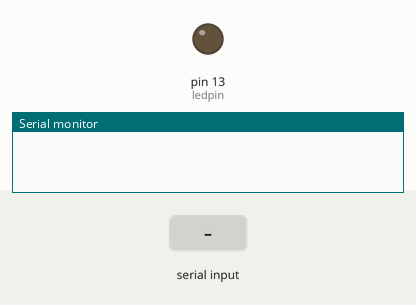
The sketch below on a simulated Arduino Uno, built with avr-gcc and run on an emulated ATmega328P. Shown: output pins drawn as LEDs (lit = HIGH), the last lines printed to the serial monitor. The test bench sets the inputs (shaded band).

Above: at 1.2 s.
1.3 s: "1" received over Serial
At 1.6 s:
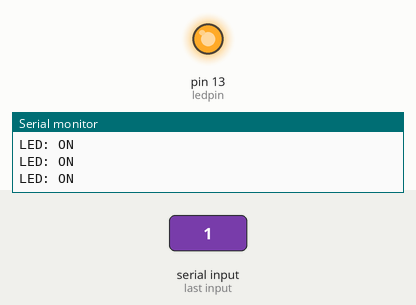
2.8 s: "0" received over Serial
At 3.3 s:
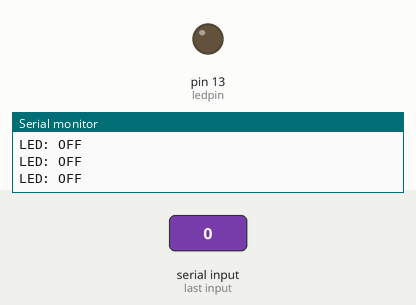
Timing chart, 0 to 5.8 s (numbered marks = the images above; inputs shaded):
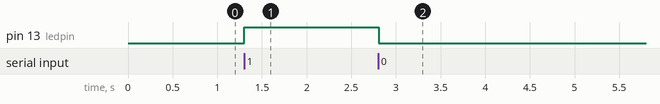

The sketch:

bluetooth_led0.ino
```cpp
#include <SoftwareSerial.h>

int bluetoothTx = 0; // bluetooth tx to 0 pin
int bluetoothRx = 1; // bluetooth rx to 1 pin

SoftwareSerial bluetooth(bluetoothTx, bluetoothRx);

#define ledpin 13
int state = 0;

void setup() {
  // put your setup code here, to run once:
pinMode(ledpin,OUTPUT);
digitalWrite(ledpin,LOW);
bluetooth.begin(9600);
Serial.begin(9600);
}

void loop() {
  // put your main code here, to run repeatedly:
if(Serial.available() > 0){
  state = Serial.read();
}
switch (state){
  case '1':
  digitalWrite(ledpin,HIGH);
  Serial.println("LED: ON");
  break;

  case '0':
  digitalWrite(ledpin,LOW);
  Serial.println("LED: OFF");
  break;
}
}
```

Measured:
- after the input at 1.3 s, pin 13 (ledpin): LOW → HIGH at once
- after the input at 2.8 s, pin 13 (ledpin): HIGH → LOW at once
